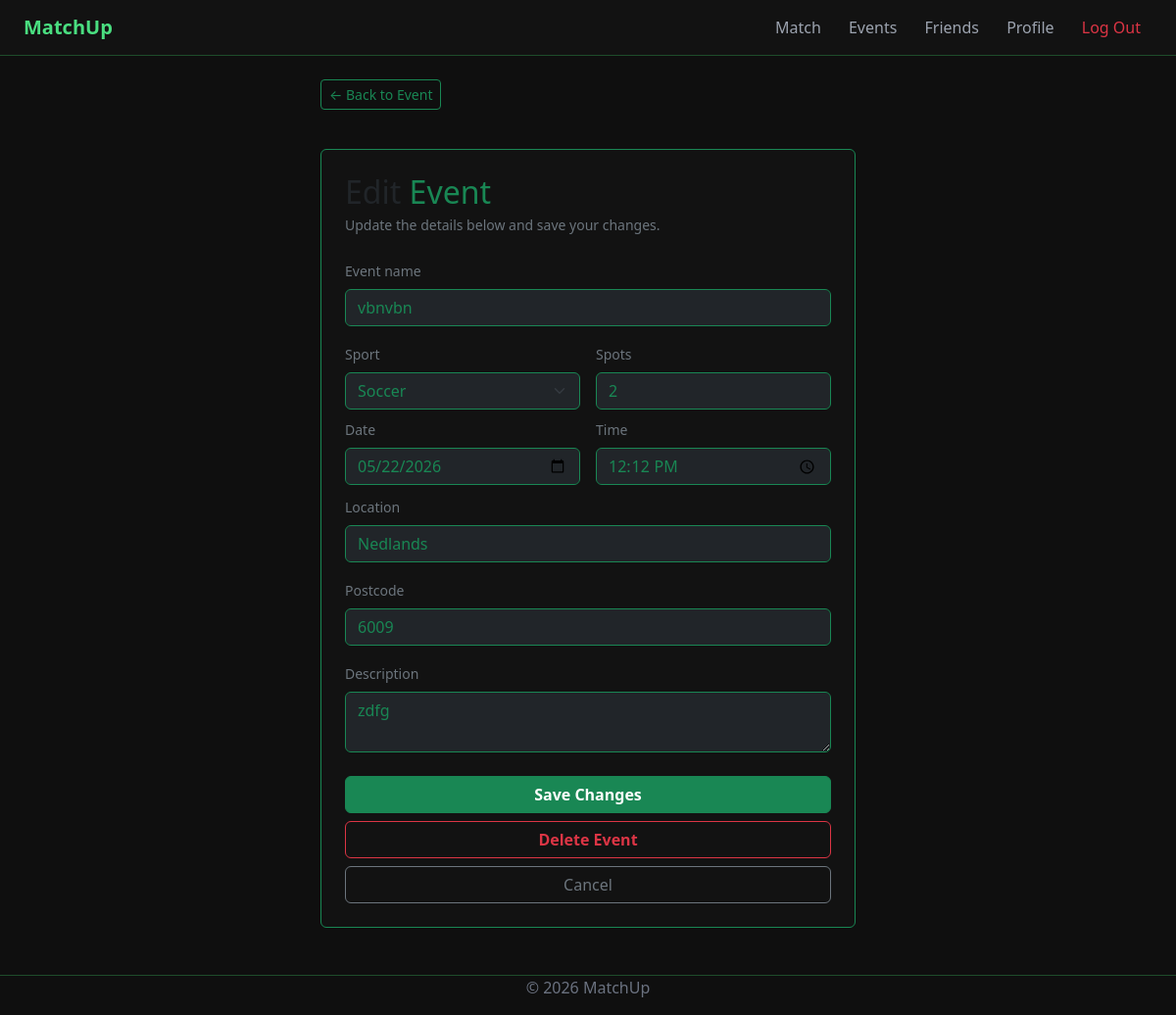
/events/3/edit (signed in), run on the app's committed database.
### app/models.py (models this page shows, shortened)
class Events(db.Model):
    __tablename__ = 'events'
    event_id          = db.Column(db.Integer, primary_key=True)
    owner_id          = db.Column(db.Integer, db.ForeignKey('users.user_id'), nullable=False)
    event_name        = db.Column(db.String(128), nullable=False)
    sport             = db.Column(db.String(64), nullable=False)
    location          = db.Column(db.String(128), nullable=False)
    postcode          = db.Column(db.Integer, nullable=False)
    description       = db.Column(db.Text)
    date              = db.Column(db.Date, nullable=False)
    time              = db.Column(db.Time, nullable=False)
    spots_total       = db.Column(db.Integer, nullable=False)
    owner   = db.relationship('Users', foreign_keys=[owner_id])
    members = db.relationship('Attendees', back_populates='event', cascade='all, delete-orphan')

### app/routes.py (the view, shortened to what this page needs)
@main.route("/events/<int:event_id>/edit", methods=["GET", "POST"])
@login_required
def event_edit(event_id):
    event = Events.query.get_or_404(event_id)
    if event.owner_id != current_user.user_id:
        flash("You are not the host of this event.", "danger")
        return redirect(url_for("main.event_view", event_id=event_id))
    return render_template("event_edit.html", event=event)

### app/__init__.py (called while the page is built)
def create_app():
    app = Flask(__name__)
    app.config.from_object(Config)
    db.init_app(app)
    migrate.init_app(app, db)
    login_manager.init_app(app)
    login_manager.login_view = 'main.homepage'
    from . import models
    @login_manager.user_loader
    def load_user(user_id):
        return models.Users.query.get(int(user_id))
    from .routes import main
    app.register_blueprint(main)
    return app

### app/routes.py (called while the page is built)
@main.before_app_request
def require_login_for_protected_routes():
    if current_user.is_authenticated:
        return None
    if request.endpoint is None:
        return None
    if request.endpoint.startswith("static") or request.endpoint in PUBLIC_ENDPOINTS:
        return None
    return redirect(url_for("main.homepage"))

### app/templates/event_edit.html (shortened to what this page needs)
{% extends "base.html" %}
{% block content %}
<div class="row justify-content-center">
    <div class="col-12 col-sm-10 col-md-8 col-lg-6">
        <div class="d-flex align-items-center mb-3 gap-2">
            <a href="/events/{{ event.event_id }}" class="btn btn-outline-success btn-sm mb-4">← Back to Event</a>
        </div>
        <div class="card border-success p-4" style="background: var(--background-nav);">
            <h2 class="mb-1">Edit <span class="text-success">Event</span></h2>
            <p class="text-secondary small mb-4">Update the details below and save your changes.</p>
            <form method="POST" action="/events/{{ event.event_id }}/edit">
                <label class="form-label text-secondary small">Event name</label>
                <input
                    class="form-control text-success bg-dark border-success mb-3"
                    name="name"
                    value="{{ event.event_name }}">
                <div class="row g-3 mb-2">
                    <div class="col">
                        <label class="form-label text-secondary small">Sport</label>
                        <select class="form-select bg-dark border-success text-success" name="sport">
                            <option {% if event.sport == 'Soccer' %}selected{% endif %}>Soccer</option>
                        </select>
                    </div>
                    <div class="col">
                        <label class="form-label text-secondary small">Spots</label>
                        <input
                            class="form-control text-success bg-dark border-success"
                            type="number"
                            name="spots"
                            min="1"
                            value="{{ event.spots_total }}">
                    </div>
                </div>
                <div class="row g-3 mb-2">
                    <div class="col">
                        <label class="form-label text-secondary small">Date</label>
                        <input
                            class="form-control text-success bg-dark border-success"
                            type="date"
                            name="date"
                            value="{{ event.date }}">
                    </div>
                    <div class="col">
                        <label class="form-label text-secondary small">Time</label>
                        <input
                            class="form-control text-success bg-dark border-success"
                            type="time"
                            name="time"
                            value="{{ event.time }}">
                    </div>
                </div>
                <label class="form-label text-secondary small mt-1">Location</label>
                <input
                    class="form-control text-success bg-dark border-success mb-3"
                    name="location"
                    value="{{ event.location }}">
                <label class="form-label text-secondary small">Postcode</label>
                <input class="form-control text-success bg-dark border-success mb-3"
                    name="postcode"
                    type="text"
                    inputmode="numeric"
                    maxlength="4"
                    pattern="[0-9]{4}"
                    title="Postcode must be exactly 4 digits"
                    value="{{ event.postcode }}">
                <label class="form-label text-secondary small">Description</label>
                <textarea
                    class="form-control text-success bg-dark border-success mb-4"
                    name="description">{{ event.description }}</textarea>
                <button type="submit" class="btn btn-success w-100 fw-semibold mb-2">Save Changes</button>
                <button
                    type="button"
                    class="btn btn-outline-danger w-100 fw-semibold mb-2"
                    data-bs-toggle="modal"
                    data-bs-target="#deleteModal">
                    Delete Event
                </button>
                <a href="/events/{{ event.event_id }}" class="btn btn-outline-secondary w-100">Cancel</a>
            </form>
        </div>
    </div>
</div>
{% endblock %}

### app/static/css/style.css (style rules this page uses)
:root { --green-primary: #4ade80; --green-dim: #22c55e; --green-glow: rgba(74, 222, 128, 0.08); --green-border: #1e4d2b; --background-base: #0f0f0f; --background-nav: #121212; --text-main: #e5e7eb; --text-boring: #6b7280; }
body { background-color: var(--background-base); color: var(--text-main); }

### data on the page
Events: name "vbnvbn", sport "Soccer", spots "2", date "05/22/2026", time "12:12:00", location "Nedlands", postcode "6009", description "zdfg"
